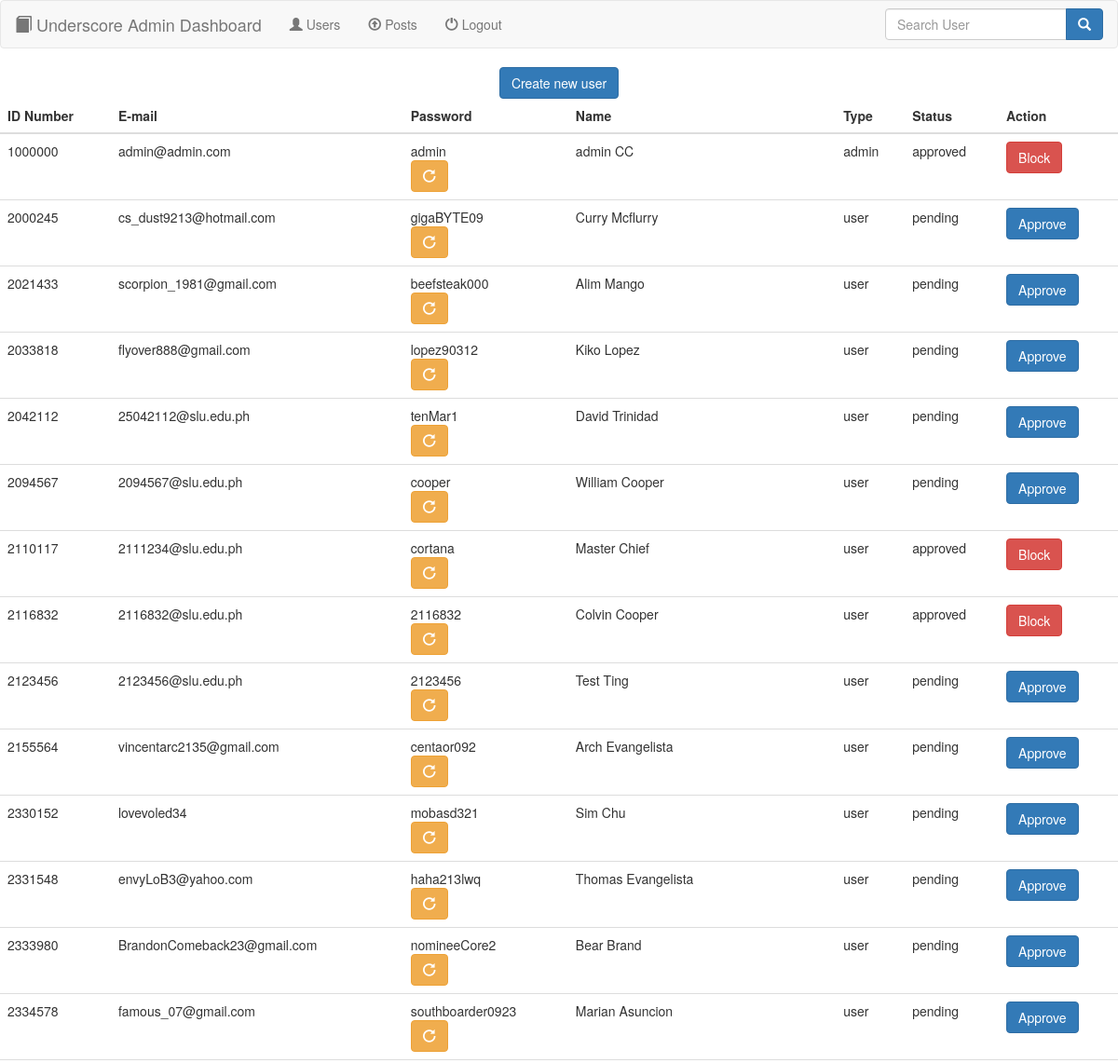
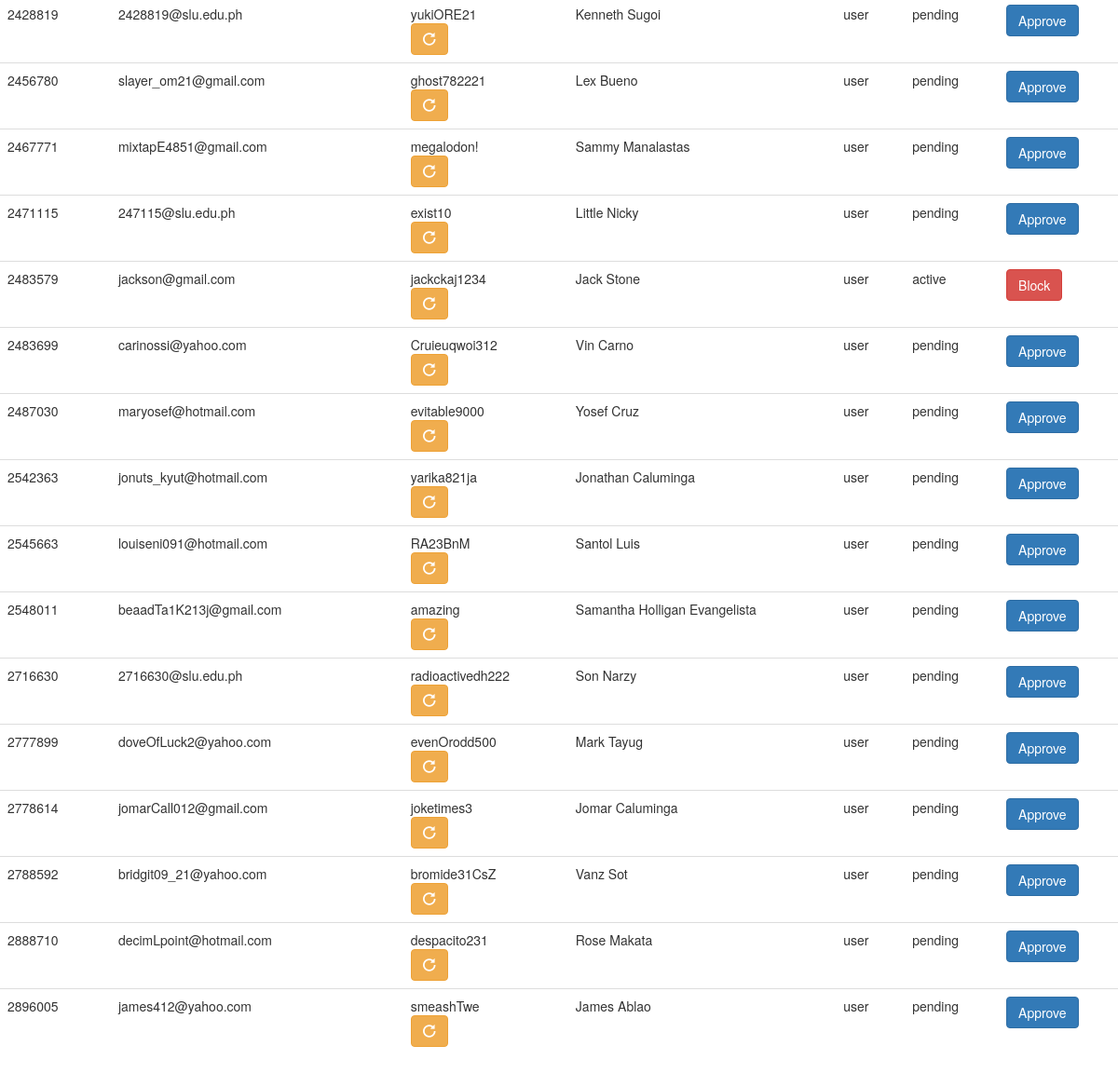
The app's page /adminUnderscore/users.php with its own data (2 pictures, top to bottom).
### tables this page shows
CREATE TABLE IF NOT EXISTS `users` (
  `idno` int(11) NOT NULL,
  `email` varchar(50) NOT NULL,
  `password` varchar(25) NOT NULL,
  `firstname` varchar(20) NOT NULL,
  `lastname` varchar(20) NOT NULL,
  `userType` varchar(10) NOT NULL,
  `status` varchar(10) NOT NULL,
  `gender` varchar(6) NOT NULL,
  PRIMARY KEY (`email`)
);

### adminUnderscore/users.php (the view, shortened to what this page needs)
<?php
  include("database.php");
 ?>
<!DOCTYPE html>
<html>
  <head>
    <link rel="stylesheet" href="bootstrap-3.3.7-dist\css\bootstrap.min.css">
  </head>
  <body>
    <?php include('navbar.php'); ?>
    <div class="container-fluid" align="center">
      <a href="registerForm.php" class="btn btn-primary">Create new user</a>
    </div>
    <table class="table table-hover">
      <thead>
        <th>ID Number</th>
        <th>E-mail</th>
        <th>Password</th>
        <th>Name</th>
        <th>Type</th>
        <th>Status</th>
        <th>Action</th>
      </thead>
      <?php
        $sql = "SELECT * FROM users ORDER BY idno";
        $result = mysqli_query($conn, $sql);
        $rows = mysqli_fetch_array($result, MYSQLI_ASSOC);
        do {?>
          <tr>
            <td><?php echo $rows['idno']; ?></td>
            <td><?php echo $rows['email']; ?></td>
            <td>
              <?php echo $rows['password']; ?>
              <form class="" action="changePassword.php" method="post" enctype="multipart/form-data">
                  <button class="btn btn-warning">
                    <span class="glyphicon glyphicon-repeat"></span>
                  </button>
              </form>
            </td>
            <td><?php echo $rows['firstname'] . " " . $rows['lastname']; ?></td>
            <td><?php echo $rows['userType']; ?></td>
            <td><?php echo $rows['status']; ?></td>
            <form action="changeStatus.php" method="POST">
              <?php
                if (strcasecmp($rows['status'], 'pending')==0) {
                  echo '<td>';
                  echo '<button type="submit" class="btn btn-primary" name="userAction">Approve</button>';
                  echo '</td>';
                } else {
                  echo '<td>';
                  echo '<button type="submit" class="btn btn-danger" name="userAction">Block</button>';
                  echo '</td>';
                }
               ?>
            </form>
          </tr>
        <?php } while ($rows = mysqli_fetch_assoc($result));
       ?>
    </table>
  </body>
</html>

### records on screen
users: idno "1000000", email "admin@admin.com", password "admin", firstname "admin", lastname "CC", userType "admin", status "approved", shows "Block"
users: idno "2000245", email "cs_dust9213@hotmail.com", password "gigaBYTE09", firstname "Curry", lastname "Mcflurry", userType "user", status "pending", shows "Approve"
users: idno "2021433", email "scorpion_1981@gmail.com", password "beefsteak000", firstname "Alim", lastname "Mango", userType "user", status "pending", shows "Approve"
users: idno "2033818", email "flyover888@gmail.com", password "lopez90312", firstname "Kiko", lastname "Lopez", userType "user", status "pending", shows "Approve"
users: idno "2042112", email "25042112@slu.edu.ph", password "tenMar1", firstname "David", lastname "Trinidad", userType "user", status "pending", shows "Approve"
users: idno "2094567", email "2094567@slu.edu.ph", password "cooper", firstname "William", lastname "Cooper", userType "user", status "pending", shows "Approve"
users: idno "2110117", email "2111234@slu.edu.ph", password "cortana", firstname "Master", lastname "Chief", userType "user", status "approved", shows "Block"
users: idno "2116832", email "2116832@slu.edu.ph", password "2116832", firstname "Colvin", lastname "Cooper", userType "user", status "approved", shows "Block"
users: idno "2123456", email "2123456@slu.edu.ph", password "2123456", firstname "Test", lastname "Ting", userType "user", status "pending", shows "Approve"
users: idno "2155564", email "vincentarc2135@gmail.com", password "centaor092", firstname "Arch", lastname "Evangelista", userType "user", status "pending", shows "Approve"
users: idno "2330152", email "lovevoled34", password "mobasd321", firstname "Sim", lastname "Chu", userType "user", status "pending", shows "Approve"
users: idno "2331548", email "envyLoB3@yahoo.com", password "haha213lwq", firstname "Thomas", lastname "Evangelista", userType "user", status "pending", shows "Approve"
users: idno "2333980", email "BrandonComeback23@gmail.com", password "nomineeCore2", firstname "Bear", lastname "Brand", userType "user", status "pending", shows "Approve"
users: idno "2334578", email "famous_07@gmail.com", password "southboarder0923", firstname "Marian", lastname "Asuncion", userType "user", status "pending", shows "Approve"
users: idno "2428819", email "2428819@slu.edu.ph", password "yukiORE21", firstname "Kenneth", lastname "Sugoi", userType "user", status "pending", shows "Approve"
users: idno "2456780", email "slayer_om21@gmail.com", password "ghost782221", firstname "Lex", lastname "Bueno", userType "user", status "pending", shows "Approve"
users: idno "2467771", email "mixtapE4851@gmail.com", password "megalodon!", firstname "Sammy", lastname "Manalastas", userType "user", status "pending", shows "Approve"
users: idno "2471115", email "247115@slu.edu.ph", password "exist10", firstname "Little", lastname "Nicky", userType "user", status "pending", shows "Approve"
users: idno "2483579", email "jackson@gmail.com", password "jackckaj1234", firstname "Jack", lastname "Stone", userType "user", status "active", shows "Block"
users: idno "2483699", email "carinossi@yahoo.com", password "Cruieuqwoi312", firstname "Vin", lastname "Carno", userType "user", status "pending", shows "Approve"
users: idno "2487030", email "maryosef@hotmail.com", password "evitable9000", firstname "Yosef", lastname "Cruz", userType "user", status "pending", shows "Approve"
users: idno "2542363", email "jonuts_kyut@hotmail.com", password "yarika821ja", firstname "Jonathan", lastname "Caluminga", userType "user", status "pending", shows "Approve"
users: idno "2545663", email "louiseni091@hotmail.com", password "RA23BnM", firstname "Santol", lastname "Luis", userType "user", status "pending", shows "Approve"
users: idno "2548011", email "beaadTa1K213j@gmail.com", password "amazing", firstname "Samantha Holligan", lastname "Evangelista", userType "user", status "pending", shows "Approve"
users: idno "2716630", email "2716630@slu.edu.ph", password "radioactivedh222", firstname "Son", lastname "Narzy", userType "user", status "pending", shows "Approve"
users: idno "2777899", email "doveOfLuck2@yahoo.com", password "evenOrodd500", firstname "Mark", lastname "Tayug", userType "user", status "pending", shows "Approve"
users: idno "2778614", email "jomarCall012@gmail.com", password "joketimes3", firstname "Jomar", lastname "Caluminga", userType "user", status "pending", shows "Approve"
users: idno "2788592", email "bridgit09_21@yahoo.com", password "bromide31CsZ", firstname "Vanz", lastname "Sot", userType "user", status "pending", shows "Approve"
users: idno "2888710", email "decimLpoint@hotmail.com", password "despacito231", firstname "Rose", lastname "Makata", userType "user", status "pending", shows "Approve"
users: idno "2896005", email "james412@yahoo.com", password "smeashTwe", firstname "James", lastname "Ablao", userType "user", status "pending", shows "Approve"
